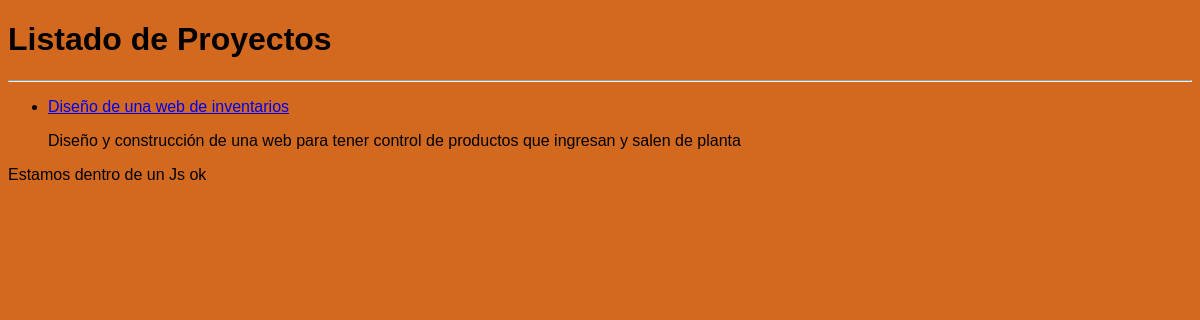
/, run on an earlier commit of the app's database.
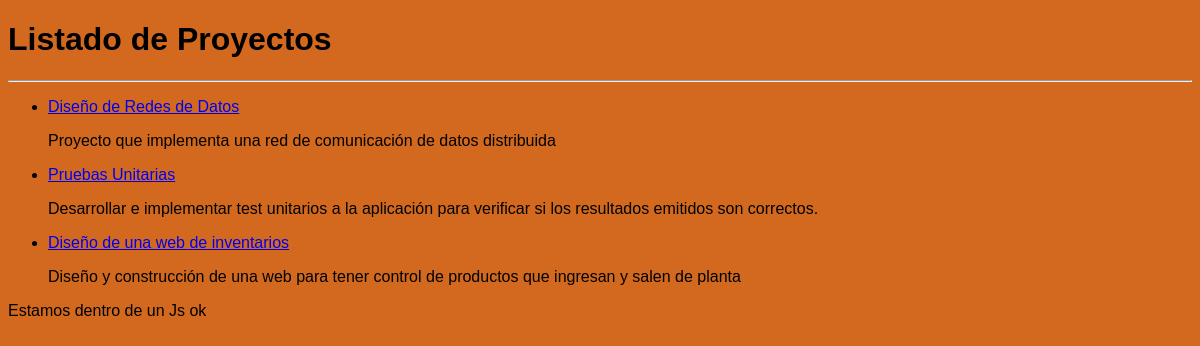
And on a later commit of the database.
### App1/models.py (models this page shows)
class ProyectoDb(models.Model):
    nombreP = models.CharField(max_length=100,verbose_name="Nombre")
    descripcionP = models.TextField(verbose_name='Descripcion',max_length=400,default='')
    fechaI = models.DateField(verbose_name='Fecha Creacion',null=False,blank=False)
    fechaF = models.DateField(verbose_name='Fecha Fin',null=True,blank=True)
    responsable = models.CharField(max_length=50,verbose_name='Responsable',null=False)
    estado = models.BooleanField(default=False)
    class Meta:
        db_table="Proyectos"
        verbose_name = "Proyecto"
        verbose_name_plural = "Proyectos"
    def __str__(self):
        return self.nombreP

### App1/views.py (the view)
# urls.py: path('',IndexReview),
def IndexReview(request):
    objeto = ProyectoDb.objects.all().order_by('-id')
    return render(request,'index.html',{"objeto":objeto})#pasamos la consulta al html

### App1/templates/index.html (shortened to what this page needs)
{% load static %}
<!DOCTYPE html>
<html lang="en">
<head>
    <link rel="stylesheet" href="{% static 'estilos.css' %}">
</head>
<body>
    <h1>Listado de Proyectos</h1>
    <hr>
    <ul>
        {% for i in objeto%}
        <li><a href="proyectos/{{i.id}}">{{i}}</a></li>
         <p>{{i.descripcionP}}</p>
        {% endfor %}
    </ul>
</body>
</html>

### App1/static/estilos.css (style rules this page uses)
body { background-color: chocolate; font-family: Arial, Helvetica, sans-serif; }

What changed in the data, as far as the page shows it:
added ProyectoDb: nombreP "Diseño de Redes de Datos", descripcionP "Proyecto que implementa una red de comunicación de datos distribuida"
added ProyectoDb: nombreP "Pruebas Unitarias", descripcionP "Desarrollar e implementar test unitarios a la aplicación para verificar si los resultados emitidos son correctos."
